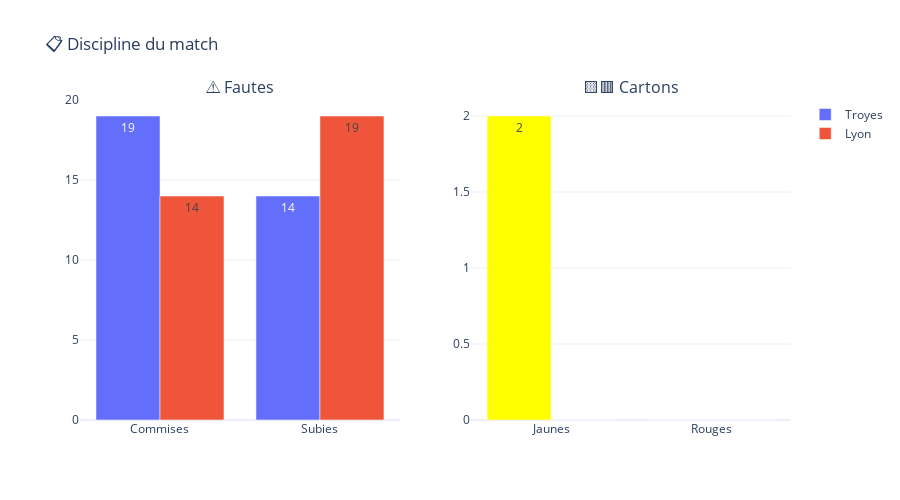

Notebook cell for this chart:
### Markdown cell above
## 📉 Section 6 : Discipline et comportement

### 🎓 Leçon : Impact de la discipline
Les fautes et cartons affectent :
- Le contrôle du match
- La stratégie (joueurs suspendus)
- L'état d'esprit de l'équipe

### Code cell
# Discipline et cartons

fig = make_subplots(
    rows=1, cols=2,
    subplot_titles=('⚠️ Fautes', '🟨🟥 Cartons'),
    specs=[[{'type': 'bar'}, {'type': 'bar'}]]
)

# Graphique 1 : Fautes
for idx, row in stats_df.iterrows():
    fig.add_trace(
        go.Bar(
            name=row['Équipe'],
            x=['Commises', 'Subies'],
            y=[row['Fautes commises'], row['Fautes subies']],
            text=[row['Fautes commises'], row['Fautes subies']],
            textposition='auto',
            showlegend=True
        ),
        row=1, col=1
    )

# Graphique 2 : Cartons
for idx, row in stats_df.iterrows():
    fig.add_trace(
        go.Bar(
            name=row['Équipe'],
            x=['Jaunes', 'Rouges'],
            y=[row['Cartons jaunes'], row['Cartons rouges']],
            text=[row['Cartons jaunes'], row['Cartons rouges']],
            textposition='auto',
            marker_color=['yellow', 'red'][idx],
            showlegend=False
        ),
        row=1, col=2
    )

fig.update_layout(
    height=500,
    barmode='group',
    template='plotly_white',
    title_text='📋 Discipline du match'
)

fig.show()

### Figure 1 — Plotly figure (JSON) as saved in the notebook; plotly's stock layout.template omitted (floating-point values rounded to 4 significant figures)
{"data": [{"name": "Troyes", "showlegend": true, "text": ["19", "14"], "textposition": "auto", "type": "bar", "x": ["Commises", "Subies"], "xaxis": "x", "y": [19, 14], "yaxis": "y"}, {"name": "Lyon", "showlegend": true, "text": ["14", "19"], "textposition": "auto", "type": "bar", "x": ["Commises", "Subies"], "xaxis": "x", "y": [14, 19], "yaxis": "y"}, {"marker": {"color": "yellow"}, "name": "Troyes", "showlegend": false, "text": ["2", "0"], "textposition": "auto", "type": "bar", "x": ["Jaunes", "Rouges"], "xaxis": "x2", "y": [2, 0], "yaxis": "y2"}, {"marker": {"color": "red"}, "name": "Lyon", "showlegend": false, "text": ["0", "0"], "textposition": "auto", "type": "bar", "x": ["Jaunes", "Rouges"], "xaxis": "x2", "y": [0, 0], "yaxis": "y2"}], "layout": {"annotations": [{"font": {"size": 16}, "showarrow": false, "text": "⚠️ Fautes", "x": 0.225, "xanchor": "center", "xref": "paper", "y": 1, "yanchor": "bottom", "yref": "paper"}, {"font": {"size": 16}, "showarrow": false, "text": "🟨🟥 Cartons", "x": 0.775, "xanchor": "center", "xref": "paper", "y": 1, "yanchor": "bottom", "yref": "paper"}], "barmode": "group", "height": 500, "title": {"text": "📋 Discipline du match"}, "xaxis": {"anchor": "y", "domain": [0, 0.45]}, "xaxis2": {"anchor": "y2", "domain": [0.55, 1]}, "yaxis": {"anchor": "x", "domain": [0, 1]}, "yaxis2": {"anchor": "x2", "domain": [0, 1]}}}
